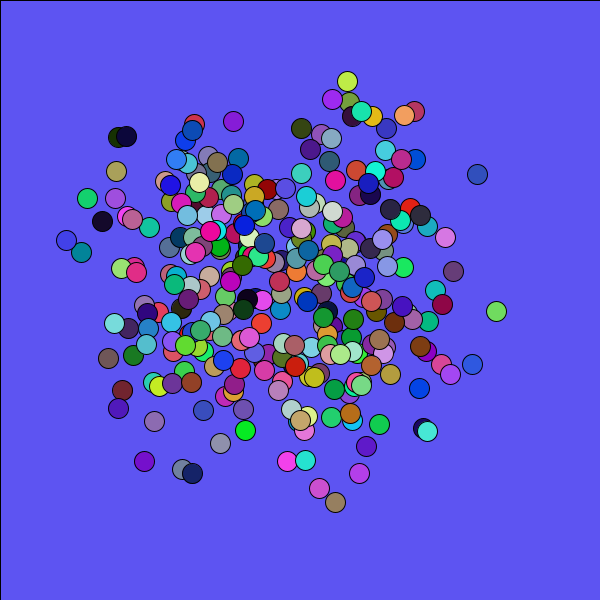
Frame 1 (no input)
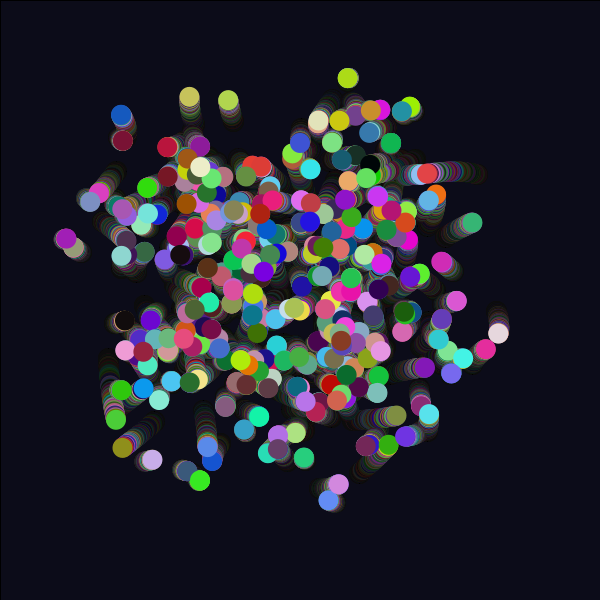
Frame 60 (the mouse pressed at the canvas centre just before this capture)
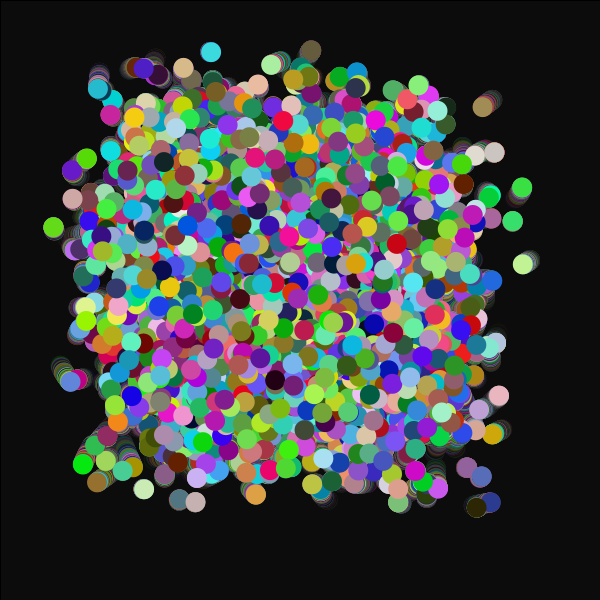
Frame 120 (the mouse held since frame 60 and released just before this capture)

The Processing sketch that drew these frames (run headless with seeded random() and noise(); from frame 60 on, the mouse is pressed at the canvas centre):

// Processing sketch: MAGIACAL_WORMSSSSSSSS
// ── MAGIACAL_WORMSSSSSSSS.pde
int x = 1;
int y = 1;
int w = 300;
void setup(){
  size(600, 600);
background(#6157FC);

}
void draw(){
for(int i = 0; i<w; i++){
  fill(random(255),random(255),random(255));
  ellipse(getWormX(i),getWormY(i),20,20);
  x += 1;
  y += 1;
}
if(mousePressed){
w +=50;
}
makeMagical();
}
float frequency = .001;
float noiseInterval = PI;

void makeMagical() {
     fill( 0, 0, 0, 10 );
     rect(0, 0, width, height);
     noStroke();
}

float getWormX(int i) {
     return map(noise(i*noiseInterval + frameCount * frequency), 0, 1, 0, width);
}

float getWormY(int i) {
     return map(noise(i*noiseInterval+1 + frameCount * frequency), 0, 1, 0, height);
}

 
